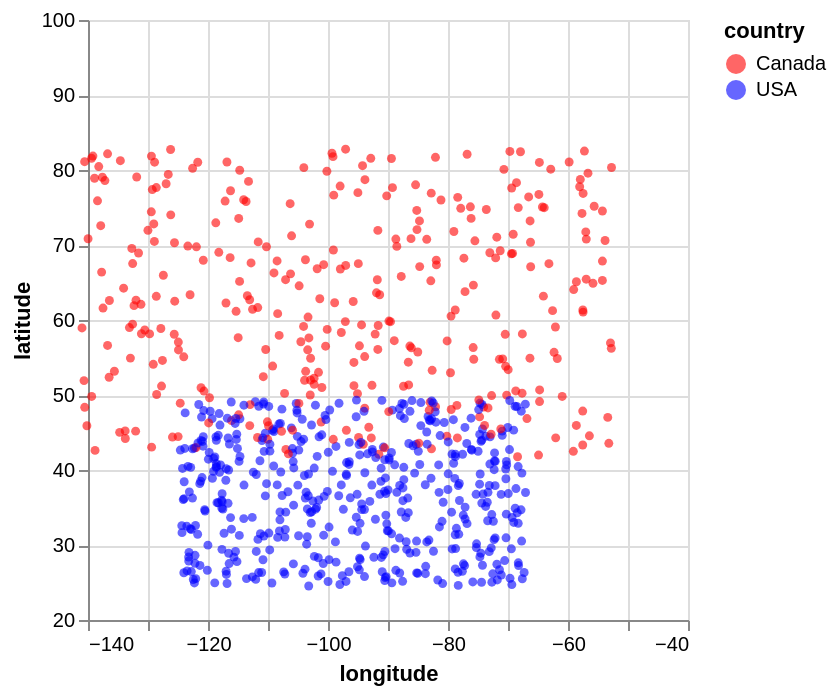

Here is the notebook cell this chart was saved with:
### Markdown cell above
Other library for visualization

### Code cell
import altair as alt

chart_cities = alt.Chart(train_df).mark_circle(size=20, opacity=0.6).encode(
    alt.X('longitude:Q', scale=alt.Scale(domain=[-140, -40])),
    alt.Y('latitude:Q', scale=alt.Scale(domain=[20, 100])),
    alt.Color('country:N', scale=alt.Scale(domain=['Canada','USA'], range=['red','blue'])))
chart_cities

### Figure 1 — Vega-Lite specification as saved in the notebook (floating-point values rounded to 4 significant figures; data arrays with more than 128 entries replaced by an {"elided": "..."} marker saying what was removed)
{"config": {"view": {"continuousWidth": 300, "continuousHeight": 300}}, "data": {"name": "data-d9d23bd6ebce245f5071ddc889844c66"}, "mark": {"type": "circle", "opacity": 0.6, "size": 20}, "encoding": {"color": {"field": "country", "scale": {"domain": ["Canada", "USA"], "range": ["red", "blue"]}, "type": "nominal"}, "x": {"field": "longitude", "scale": {"domain": [-140, -40]}, "type": "quantitative"}, "y": {"field": "latitude", "scale": {"domain": [20, 100]}, "type": "quantitative"}}, "$schema": "https://vega.github.io/schema/vega-lite/v6.4.1.json", "datasets": {"data-d9d23bd6ebce245f5071ddc889844c66": {"elided": "800 records"}}}
